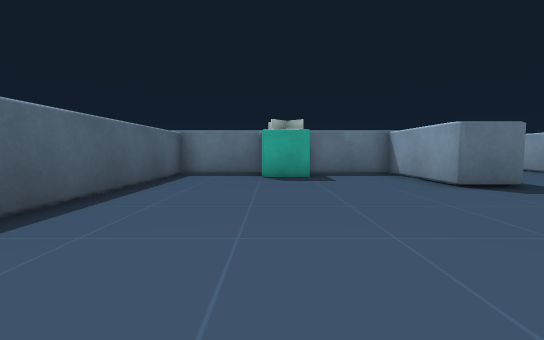
[1] (above)

17 first-person views from a walk through a 3-D level made in the Unity game engine. The camera is 0.33 m above the floor, tilts 4° down and sees 90° across. The floor is counted in squares, 0.5 m on a side. Each view is taken from the middle of a square. On the plan, view 1 faces up. The plan holds only what a view shows up to about 9 squares ahead; the rest is blank. The place goes on beyond the plan. The player is left out.

[2]
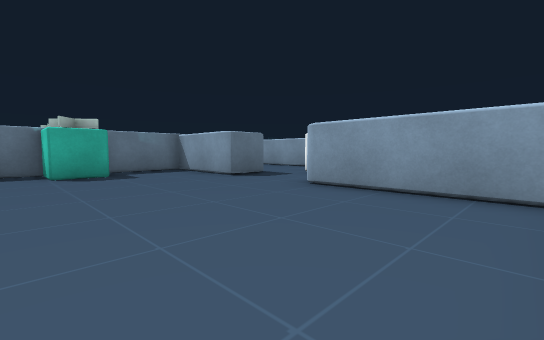

[3]
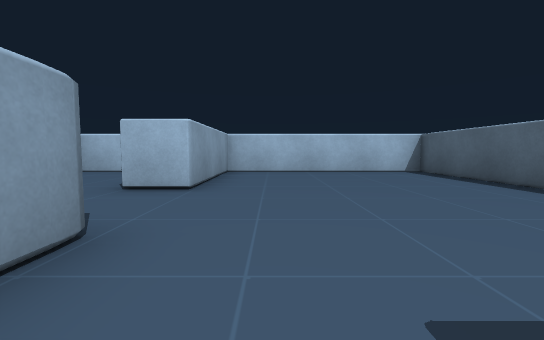

[4]
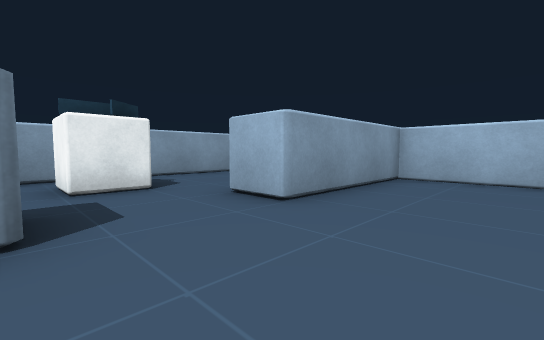

[5]
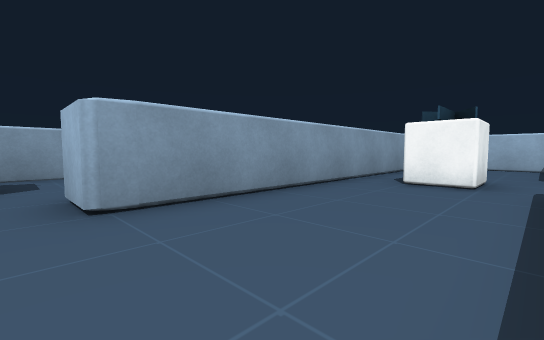

[6]
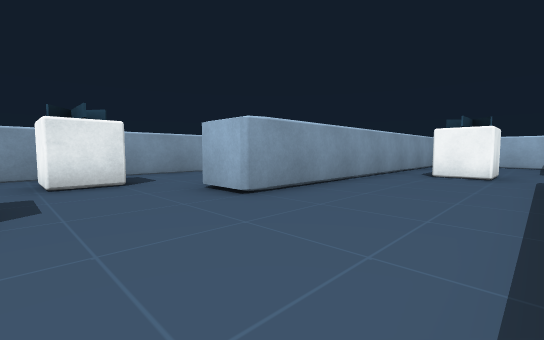

[7]
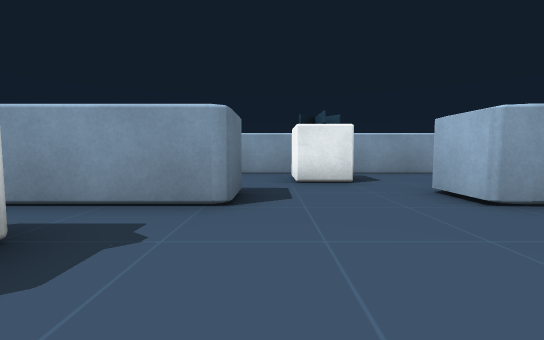

[8]
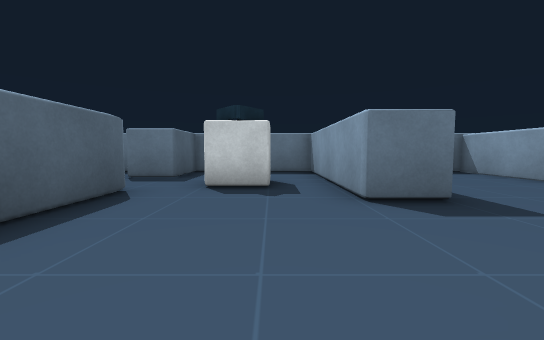

[9]
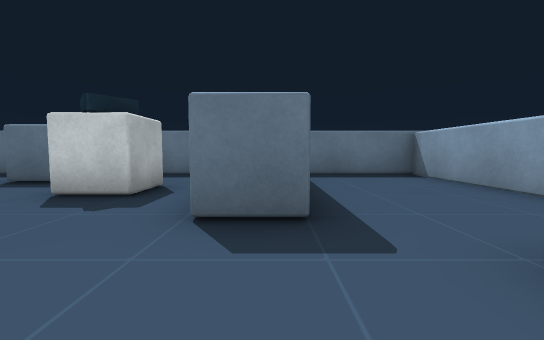

[10]
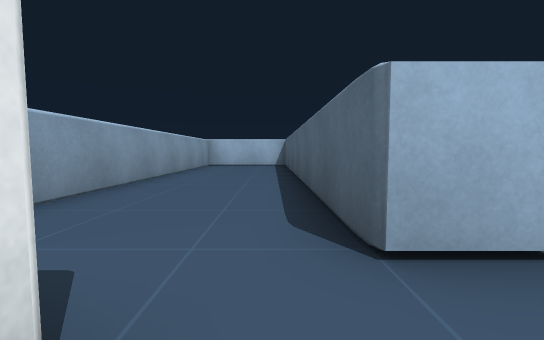

[11]
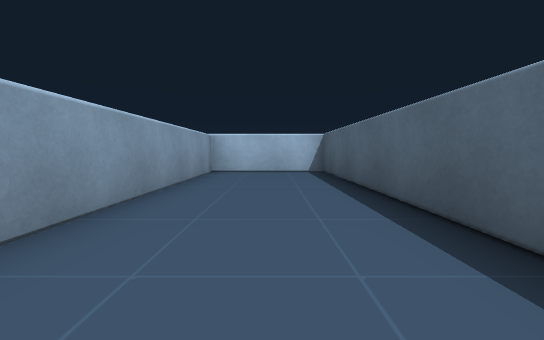

[12]
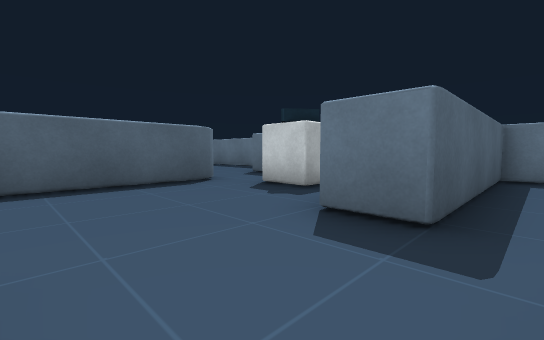

[13]
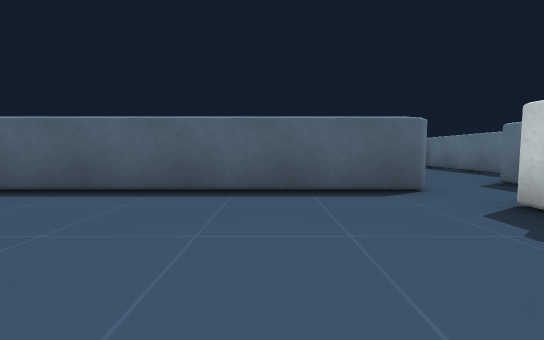

[14]
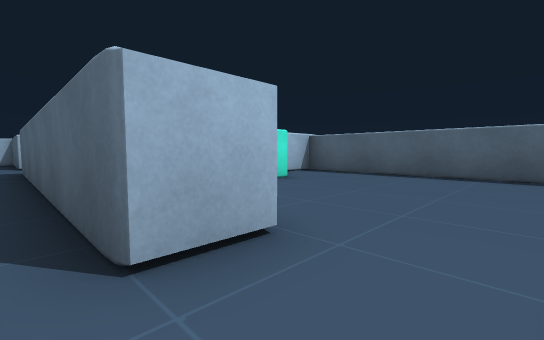

[15]
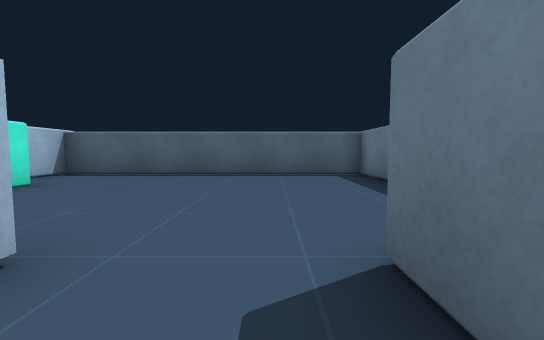

[16]
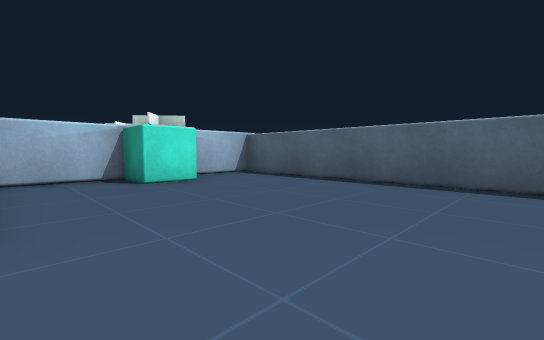

[17]
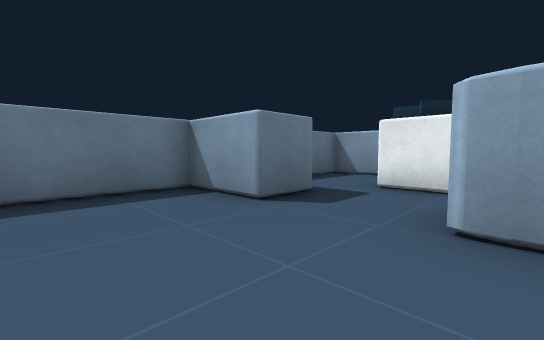

### Floor plan
Ten units are one square. View 1 is at (0, 0); x grows to the right and y downward. Boxes are objects, and circles mark ways between rooms. Rooms are numbered by the first view taken in them; rooms with no view inside come last. Other rooms are left out.
<svg viewBox="-32 -180 166 201">
<path fill="none" stroke="#000" d="M46 -49 34 -49 34 -80 -27 -80 -27 16 34 16 34 -24 46 -24M34 -135 46 -135 46 -52M82 2 82 -94 94 -94 94 16 129 16 129 -175 94 -175 94 -125 82 -125 82 -175 46 -175 46 -157 34 -157M49 16 80 16M34 -129 34 -135M34 -157 34 -175 -27 -175 -27 -92 -8 -92M9 -92 31 -92"/>
<rect x="-5" y="-75" width="20" height="10" fill="#bbb"><title>other object</title></rect>
<rect x="55" y="-45" width="20" height="10" fill="#bbb"><title>other object</title></rect>
<rect x="55" y="-155" width="20" height="20" fill="#bbb"><title>other object</title></rect>
<rect x="105" y="-115" width="10" height="10" fill="#bbb"><title>other object</title></rect>
<rect x="-5" y="-105" width="20" height="10" fill="#bbb"><title>other object</title></rect>
<circle cx="40" cy="-35" r="3" fill="#2a7"/>
<circle cx="40" cy="-145" r="3" fill="#2a7"/>
<text x="10" y="-30">1</text>
<text x="70" y="-80">2</text>
<text x="0" y="-140">3</text>
</svg>
Room 1 opens to room 2. Room 2 opens to room 3.

Where each view was taken, in squares from view 1:
view 1: 0 up, 0 right, facing up
view 2: 1 down, 1 left, facing up-right
view 3: 7 up, 2 right, facing down
view 4: 5 up, 1 right, facing down-right
view 5: 10 up, 5 right, facing down-right
view 6: 12 up, 5 right, facing down-right
view 7: 12 up, 5 right, facing right
view 8: 9 up, 7 right, facing up
view 9: 10 up, 9 right, facing up
view 10: 11 up, 10 right, facing down
view 11: 7 up, 11 right, facing down
view 12: 10 up, 10 right, facing up-left
view 13: 11 up, 9 right, facing left
view 14: 15 up, 5 right, facing down-left
view 15: 15 up, 5 right, facing left
view 16: 16 up, 3 right, facing down-left
view 17: 13 up, 1 right, facing up-right
